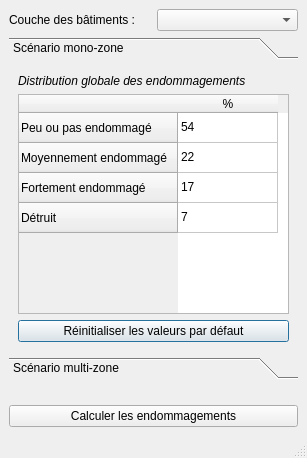
<?xml version="1.0" encoding="UTF-8"?>
<ui version="4.0">
 <class>MainWindow</class>
 <widget class="QMainWindow" name="MainWindow">
  <property name="geometry">
   <rect>
    <x>0</x>
    <y>0</y>
    <width>307</width>
    <height>458</height>
   </rect>
  </property>
  <property name="windowTitle">
   <string>Simulation de l'endommagement des bâtiments</string>
  </property>
  <property name="unifiedTitleAndToolBarOnMac">
   <bool>true</bool>
  </property>
  <widget class="QWidget" name="centralwidget">
   <layout class="QGridLayout" name="gridLayout">
    <item row="4" column="0">
     <widget class="QPushButton" name="pushButton_2">
      <property name="sizePolicy">
       <sizepolicy hsizetype="Expanding" vsizetype="Fixed">
        <horstretch>0</horstretch>
        <verstretch>0</verstretch>
       </sizepolicy>
      </property>
      <property name="text">
       <string>Calculer les endommagements</string>
      </property>
     </widget>
    </item>
    <item row="2" column="0">
     <widget class="QToolBox" name="toolBox">
      <property name="currentIndex">
       <number>0</number>
      </property>
      <widget class="QWidget" name="scenario_simple">
       <property name="geometry">
        <rect>
         <x>0</x>
         <y>0</y>
         <width>289</width>
         <height>262</height>
        </rect>
       </property>
       <attribute name="label">
        <string>Scénario mono-zone</string>
       </attribute>
       <layout class="QGridLayout" name="gridLayout_2">
        <item row="0" column="0">
         <widget class="QLabel" name="label_7">
          <property name="text">
           <string>&lt;html&gt;&lt;head/&gt;&lt;body&gt;&lt;p&gt;&lt;span style=&quot; font-style:italic;&quot;&gt;Distribution globale des endommagements&lt;/span&gt;&lt;/p&gt;&lt;/body&gt;&lt;/html&gt;</string>
          </property>
         </widget>
        </item>
        <item row="1" column="0">
         <widget class="QTableWidget" name="tableWidget">
          <property name="sizePolicy">
           <sizepolicy hsizetype="Minimum" vsizetype="Expanding">
            <horstretch>0</horstretch>
            <verstretch>0</verstretch>
           </sizepolicy>
          </property>
          <property name="sizeAdjustPolicy">
           <enum>QAbstractScrollArea::AdjustIgnored</enum>
          </property>
          <row>
           <property name="text">
            <string>Peu ou pas endommagé</string>
           </property>
          </row>
          <row>
           <property name="text">
            <string>Moyennement endommagé</string>
           </property>
          </row>
          <row>
           <property name="text">
            <string>Fortement endommagé</string>
           </property>
          </row>
          <row>
           <property name="text">
            <string>Détruit</string>
           </property>
          </row>
          <column>
           <property name="text">
            <string>%</string>
           </property>
          </column>
          <item row="0" column="0">
           <property name="text">
            <string>54</string>
           </property>
          </item>
          <item row="1" column="0">
           <property name="text">
            <string>22</string>
           </property>
          </item>
          <item row="2" column="0">
           <property name="text">
            <string>17</string>
           </property>
          </item>
          <item row="3" column="0">
           <property name="text">
            <string>7</string>
           </property>
          </item>
         </widget>
        </item>
        <item row="2" column="0">
         <widget class="QPushButton" name="pushButton">
          <property name="text">
           <string>Réinitialiser les valeurs par défaut</string>
          </property>
          <property name="default">
           <bool>true</bool>
          </property>
         </widget>
        </item>
       </layout>
      </widget>
      <widget class="QWidget" name="scenario_avance">
       <property name="geometry">
        <rect>
         <x>0</x>
         <y>0</y>
         <width>289</width>
         <height>262</height>
        </rect>
       </property>
       <property name="sizePolicy">
        <sizepolicy hsizetype="Ignored" vsizetype="Preferred">
         <horstretch>0</horstretch>
         <verstretch>0</verstretch>
        </sizepolicy>
       </property>
       <attribute name="label">
        <string>Scénario multi-zone</string>
       </attribute>
       <layout class="QVBoxLayout" name="verticalLayout">
        <item>
         <widget class="QLabel" name="label_3">
          <property name="sizePolicy">
           <sizepolicy hsizetype="Ignored" vsizetype="Fixed">
            <horstretch>0</horstretch>
            <verstretch>0</verstretch>
           </sizepolicy>
          </property>
          <property name="text">
           <string>&lt;html&gt;&lt;head/&gt;&lt;body&gt;&lt;p align=&quot;justify&quot;&gt;&lt;span style=&quot; font-weight:600; text-decoration: underline; color:#00aa00;&quot;&gt;Aide&lt;/span&gt;&lt;span style=&quot; color:#00aa00;&quot;&gt; : &lt;br/&gt;ce scénario permet de moduler les niveaux d'endommagement en fonction d'un zonage (&lt;/span&gt;&lt;span style=&quot; font-style:italic; text-decoration: underline; color:#00aa00;&quot;&gt;ex&lt;/span&gt;&lt;span style=&quot; color:#00aa00;&quot;&gt; : zones d'aléas cycloniques ou zones de vulnérabilité des bâtiments au risque cyclonique)&lt;/span&gt;&lt;/p&gt;&lt;/body&gt;&lt;/html&gt;</string>
          </property>
          <property name="wordWrap">
           <bool>true</bool>
          </property>
         </widget>
        </item>
        <item>
         <widget class="QLabel" name="label_4">
          <property name="sizePolicy">
           <sizepolicy hsizetype="Preferred" vsizetype="Preferred">
            <horstretch>0</horstretch>
            <verstretch>0</verstretch>
           </sizepolicy>
          </property>
          <property name="text">
           <string>Couche des zones :</string>
          </property>
         </widget>
        </item>
        <item>
         <widget class="QgsMapLayerComboBox" name="mMapLayerComboBox_2"/>
        </item>
        <item>
         <widget class="QLabel" name="label_5">
          <property name="text">
           <string>Attribut décrivant l'intensité de l'endommagement :</string>
          </property>
         </widget>
        </item>
        <item>
         <widget class="QgsFieldComboBox" name="mFieldComboBox"/>
        </item>
        <item>
         <widget class="QLabel" name="label">
          <property name="text">
           <string>&lt;html&gt;&lt;head/&gt;&lt;body&gt;&lt;p&gt;&lt;span style=&quot; font-weight:600; font-style:italic; text-decoration: underline;&quot;&gt;N.B. :&lt;br/&gt;&lt;/span&gt;Par défaut, les bâtiments situés hors zone seront classifiés comme étant peu ou pas endommagés en sortie du calcul.&lt;/p&gt;&lt;/body&gt;&lt;/html&gt;</string>
          </property>
          <property name="wordWrap">
           <bool>true</bool>
          </property>
         </widget>
        </item>
        <item>
         <layout class="QHBoxLayout" name="horizontalLayout">
          <item>
           <spacer name="horizontalSpacer_2">
            <property name="orientation">
             <enum>Qt::Horizontal</enum>
            </property>
            <property name="sizeHint" stdset="0">
             <size>
              <width>40</width>
              <height>20</height>
             </size>
            </property>
           </spacer>
          </item>
          <item>
           <widget class="QPushButton" name="pushButton_3">
            <property name="sizePolicy">
             <sizepolicy hsizetype="Maximum" vsizetype="Fixed">
              <horstretch>0</horstretch>
              <verstretch>0</verstretch>
             </sizepolicy>
            </property>
            <property name="text">
             <string>Modifier les proportions d'endommagements</string>
            </property>
            <property name="autoDefault">
             <bool>false</bool>
            </property>
            <property name="default">
             <bool>true</bool>
            </property>
            <property name="flat">
             <bool>false</bool>
            </property>
           </widget>
          </item>
          <item>
           <spacer name="horizontalSpacer">
            <property name="orientation">
             <enum>Qt::Horizontal</enum>
            </property>
            <property name="sizeType">
             <enum>QSizePolicy::Fixed</enum>
            </property>
            <property name="sizeHint" stdset="0">
             <size>
              <width>40</width>
              <height>20</height>
             </size>
            </property>
           </spacer>
          </item>
         </layout>
        </item>
       </layout>
      </widget>
     </widget>
    </item>
    <item row="0" column="0">
     <layout class="QHBoxLayout" name="horizontalLayout_4">
      <item>
       <widget class="QLabel" name="label_2">
        <property name="text">
         <string>Couche des bâtiments :</string>
        </property>
       </widget>
      </item>
      <item>
       <widget class="QgsMapLayerComboBox" name="mMapLayerComboBox">
        <property name="sizePolicy">
         <sizepolicy hsizetype="Minimum" vsizetype="Fixed">
          <horstretch>0</horstretch>
          <verstretch>0</verstretch>
         </sizepolicy>
        </property>
       </widget>
      </item>
     </layout>
    </item>
    <item row="3" column="0">
     <spacer name="verticalSpacer">
      <property name="orientation">
       <enum>Qt::Vertical</enum>
      </property>
      <property name="sizeType">
       <enum>QSizePolicy::Fixed</enum>
      </property>
      <property name="sizeHint" stdset="0">
       <size>
        <width>20</width>
        <height>20</height>
       </size>
      </property>
     </spacer>
    </item>
   </layout>
  </widget>
  <widget class="QMenuBar" name="menubar">
   <property name="geometry">
    <rect>
     <x>0</x>
     <y>0</y>
     <width>307</width>
     <height>21</height>
    </rect>
   </property>
  </widget>
  <widget class="QStatusBar" name="statusbar"/>
 </widget>
 <customwidgets>
  <customwidget>
   <class>QgsFieldComboBox</class>
   <extends>QComboBox</extends>
   <header>qgsfieldcombobox.h</header>
  </customwidget>
  <customwidget>
   <class>QgsMapLayerComboBox</class>
   <extends>QComboBox</extends>
   <header>qgsmaplayercombobox.h</header>
  </customwidget>
 </customwidgets>
 <resources/>
 <connections>
  <connection>
   <sender>mMapLayerComboBox_2</sender>
   <signal>layerChanged(QgsMapLayer*)</signal>
   <receiver>mFieldComboBox</receiver>
   <slot>setLayer(QgsMapLayer*)</slot>
   <hints>
    <hint type="sourcelabel">
     <x>75</x>
     <y>187</y>
    </hint>
    <hint type="destinationlabel">
     <x>71</x>
     <y>248</y>
    </hint>
   </hints>
  </connection>
 </connections>
</ui>
